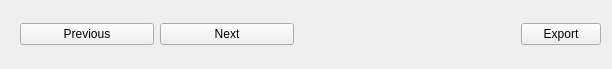
<?xml version="1.0" encoding="UTF-8"?>
<ui version="4.0">
 <class>TableBottom</class>
 <widget class="QWidget" name="TableBottom">
  <property name="geometry">
   <rect>
    <x>0</x>
    <y>0</y>
    <width>612</width>
    <height>69</height>
   </rect>
  </property>
  <property name="windowTitle">
   <string>Form</string>
  </property>
  <layout class="QGridLayout" name="gridLayout">
   <item row="0" column="0">
    <widget class="QWidget" name="widget" native="true">
     <layout class="QHBoxLayout" name="horizontalLayout">
      <item>
       <widget class="PushButton" name="PushButton">
        <property name="text">
         <string>Previous</string>
        </property>
       </widget>
      </item>
      <item>
       <widget class="PushButton" name="PushButton_2">
        <property name="text">
         <string>Next</string>
        </property>
       </widget>
      </item>
     </layout>
    </widget>
   </item>
   <item row="0" column="1" alignment="Qt::AlignRight">
    <widget class="PushButton" name="PushButton_3">
     <property name="text">
      <string>Export</string>
     </property>
    </widget>
   </item>
  </layout>
 </widget>
 <customwidgets>
  <customwidget>
   <class>PushButton</class>
   <extends>QPushButton</extends>
   <header>qfluentwidgets</header>
  </customwidget>
 </customwidgets>
 <resources/>
 <connections/>
</ui>
